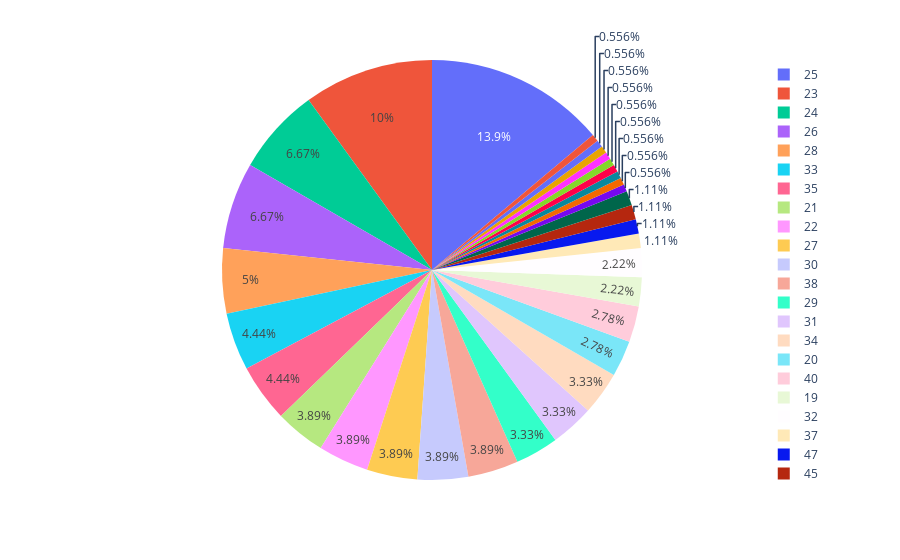

Notebook code for this chart:
### Code cell
fig=px.pie(df,names='Age')
fig

### Figure 1 — Plotly figure (JSON) as saved in the notebook; plotly's stock layout.template omitted (floating-point values rounded to 4 significant figures; data arrays with more than 128 entries replaced by an {"elided": "..."} marker saying what was removed)
{"data": [{"domain": {"x": [0, 1], "y": [0, 1]}, "hovertemplate": "Age=%{label}<extra></extra>", "labels": {"elided": "180 int values"}, "legendgroup": "", "name": "", "showlegend": true, "type": "pie"}], "layout": {"legend": {"tracegroupgap": 0}, "margin": {"t": 60}}}
